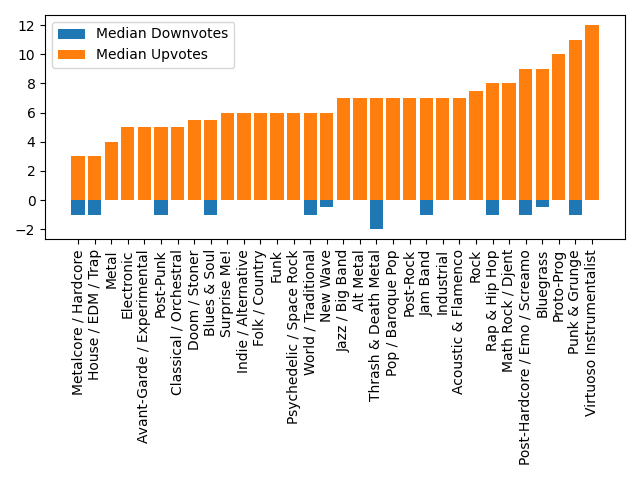

Write Python code to recreate this figure.
import matplotlib.pyplot as plt
from collections import defaultdict
from statistics import median
import json

import parent # import parent directory scripts
import files  # ...which includes this

with files.relopen('output/parsed.json') as f:
    posts = json.load(f)

counts = [(post['link_flair_text'], post['score'], post['upvote_ratio']) for post in posts]

# group by genre, keep [upvote, downvote] tuples per post
d = defaultdict(list)
for genre, score, upvote_ratio in counts:
    upvotes   = score * upvote_ratio / (2 * upvote_ratio - 1)
    downvotes = upvotes - score
    d[genre].append((round(upvotes), round(downvotes), score, upvote_ratio))

# let u = # upvotes
# let d = # downvotes
# let s = post score
# let r = upvote_ratio
#
#  then
#               u - d = s                   (by definition)
#  or           u     = s + d
#  so           u - s =     d               (eq. 1)
#
#  and
#                   r = u / (u + d)         (by definition)
#  or               r = u / (u + (u - s))   (sub eq. 1)
#  or               r = u / (2u - s)
#  or    (2u - s) * r = u
#  or        2ur - sr = u
#  or             -sr = u - 2ur = u * (1 - 2r)
#  so  -sr / (1 - 2r) = u = sr / (2r - 1)

# uncomment to verify the above
#for (genre, posts) in list(d.items()):
#    for post in posts:
#        (upvotes, downvotes, score, upvote_ratio) = post
#        print(f'{upvote_ratio:1.2f}',"=",f'{round(upvotes/(upvotes+downvotes),2):1.2f}',"::",post)

# find median # upvotes / downvotes per genre
tuples = []
for (genre, posts) in list(d.items()):
    upvotes, downvotes, score, upvote_ratio = zip(*posts)
    tuples.append((genre, median(upvotes), -1*median(downvotes)))

tuples = sorted(tuples, key=lambda x: x[1])
genres, upvotes, downvotes = zip(*tuples)

plt.bar(genres, downvotes, label="Median Downvotes")
plt.bar(genres, upvotes,   label="Median Upvotes")

plt.xticks(rotation=90)
plt.legend()
plt.tight_layout()

plt.savefig(parent.relpath('output/upvotes_downvotes_by_genre.png'), dpi=100)
#plt.show()
